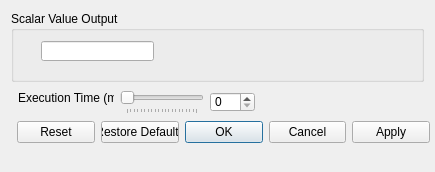
<?xml version="1.0" encoding="UTF-8"?>
<ui version="4.0">
 <class>SendScalar</class>
 <widget class="QDialog" name="SendScalar">
  <property name="geometry">
   <rect>
    <x>0</x>
    <y>0</y>
    <width>435</width>
    <height>172</height>
   </rect>
  </property>
  <property name="windowTitle">
   <string>Dialog</string>
  </property>
  <widget class="QDialogButtonBox" name="buttonBox">
   <property name="geometry">
    <rect>
     <x>17</x>
     <y>121</y>
     <width>413</width>
     <height>23</height>
    </rect>
   </property>
   <property name="orientation">
    <enum>Qt::Horizontal</enum>
   </property>
   <property name="standardButtons">
    <set>QDialogButtonBox::Apply|QDialogButtonBox::Cancel|QDialogButtonBox::Ok|QDialogButtonBox::Reset|QDialogButtonBox::RestoreDefaults</set>
   </property>
   <property name="centerButtons">
    <bool>false</bool>
   </property>
  </widget>
  <widget class="QGroupBox" name="groupBox">
   <property name="geometry">
    <rect>
     <x>11</x>
     <y>11</y>
     <width>413</width>
     <height>71</height>
    </rect>
   </property>
   <property name="title">
    <string>Scalar Value Output</string>
   </property>
   <widget class="QLineEdit" name="lineEdit">
    <property name="geometry">
     <rect>
      <x>30</x>
      <y>30</y>
      <width>113</width>
      <height>20</height>
     </rect>
    </property>
   </widget>
  </widget>
  <widget class="QLabel" name="executionTimeLabel_">
   <property name="geometry">
    <rect>
     <x>18</x>
     <y>90</y>
     <width>96</width>
     <height>16</height>
    </rect>
   </property>
   <property name="text">
    <string>Execution Time (ms)</string>
   </property>
  </widget>
  <widget class="QSpinBox" name="executionTimeSpinBox_">
   <property name="geometry">
    <rect>
     <x>210</x>
     <y>92</y>
     <width>45</width>
     <height>20</height>
    </rect>
   </property>
   <property name="readOnly">
    <bool>false</bool>
   </property>
   <property name="maximum">
    <number>5000</number>
   </property>
  </widget>
  <widget class="QSlider" name="executionTimeHorizontalSlider_">
   <property name="geometry">
    <rect>
     <x>120</x>
     <y>90</y>
     <width>84</width>
     <height>24</height>
    </rect>
   </property>
   <property name="maximum">
    <number>5000</number>
   </property>
   <property name="singleStep">
    <number>10</number>
   </property>
   <property name="pageStep">
    <number>250</number>
   </property>
   <property name="orientation">
    <enum>Qt::Horizontal</enum>
   </property>
   <property name="tickPosition">
    <enum>QSlider::TicksBelow</enum>
   </property>
  </widget>
 </widget>
 <resources/>
 <connections>
  <connection>
   <sender>buttonBox</sender>
   <signal>accepted()</signal>
   <receiver>SendScalar</receiver>
   <slot>accept()</slot>
   <hints>
    <hint type="sourcelabel">
     <x>248</x>
     <y>254</y>
    </hint>
    <hint type="destinationlabel">
     <x>157</x>
     <y>274</y>
    </hint>
   </hints>
  </connection>
  <connection>
   <sender>buttonBox</sender>
   <signal>rejected()</signal>
   <receiver>SendScalar</receiver>
   <slot>reject()</slot>
   <hints>
    <hint type="sourcelabel">
     <x>316</x>
     <y>260</y>
    </hint>
    <hint type="destinationlabel">
     <x>286</x>
     <y>274</y>
    </hint>
   </hints>
  </connection>
  <connection>
   <sender>executionTimeHorizontalSlider_</sender>
   <signal>valueChanged(int)</signal>
   <receiver>executionTimeSpinBox_</receiver>
   <slot>setValue(int)</slot>
   <hints>
    <hint type="sourcelabel">
     <x>242</x>
     <y>25</y>
    </hint>
    <hint type="destinationlabel">
     <x>400</x>
     <y>25</y>
    </hint>
   </hints>
  </connection>
  <connection>
   <sender>executionTimeSpinBox_</sender>
   <signal>valueChanged(int)</signal>
   <receiver>executionTimeHorizontalSlider_</receiver>
   <slot>setValue(int)</slot>
   <hints>
    <hint type="sourcelabel">
     <x>400</x>
     <y>25</y>
    </hint>
    <hint type="destinationlabel">
     <x>242</x>
     <y>25</y>
    </hint>
   </hints>
  </connection>
 </connections>
</ui>
